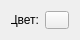
<?xml version="1.0" encoding="UTF-8"?>
<ui version="4.0">
 <class>ColorButton</class>
 <widget class="QWidget" name="ColorButton">
  <property name="geometry">
   <rect>
    <x>0</x>
    <y>0</y>
    <width>80</width>
    <height>40</height>
   </rect>
  </property>
  <property name="minimumSize">
   <size>
    <width>80</width>
    <height>40</height>
   </size>
  </property>
  <property name="contextMenuPolicy">
   <enum>Qt::NoContextMenu</enum>
  </property>
  <property name="windowTitle">
   <string>Color Button</string>
  </property>
  <property name="statusTip">
   <string>Выберите цвет</string>
  </property>
  <property name="whatsThis">
   <string>Выберите цвет</string>
  </property>
  <layout class="QHBoxLayout" name="horizontalLayout">
   <item>
    <widget class="QLabel" name="label">
     <property name="sizePolicy">
      <sizepolicy hsizetype="Maximum" vsizetype="Preferred">
       <horstretch>0</horstretch>
       <verstretch>0</verstretch>
      </sizepolicy>
     </property>
     <property name="text">
      <string>Цвет:</string>
     </property>
     <property name="alignment">
      <set>Qt::AlignRight|Qt::AlignTrailing|Qt::AlignVCenter</set>
     </property>
     <property name="buddy">
      <cstring>toolButton</cstring>
     </property>
    </widget>
   </item>
   <item>
    <widget class="QToolButton" name="toolButton">
     <property name="autoFillBackground">
      <bool>true</bool>
     </property>
     <property name="text">
      <string/>
     </property>
    </widget>
   </item>
  </layout>
 </widget>
 <resources/>
 <connections/>
</ui>
